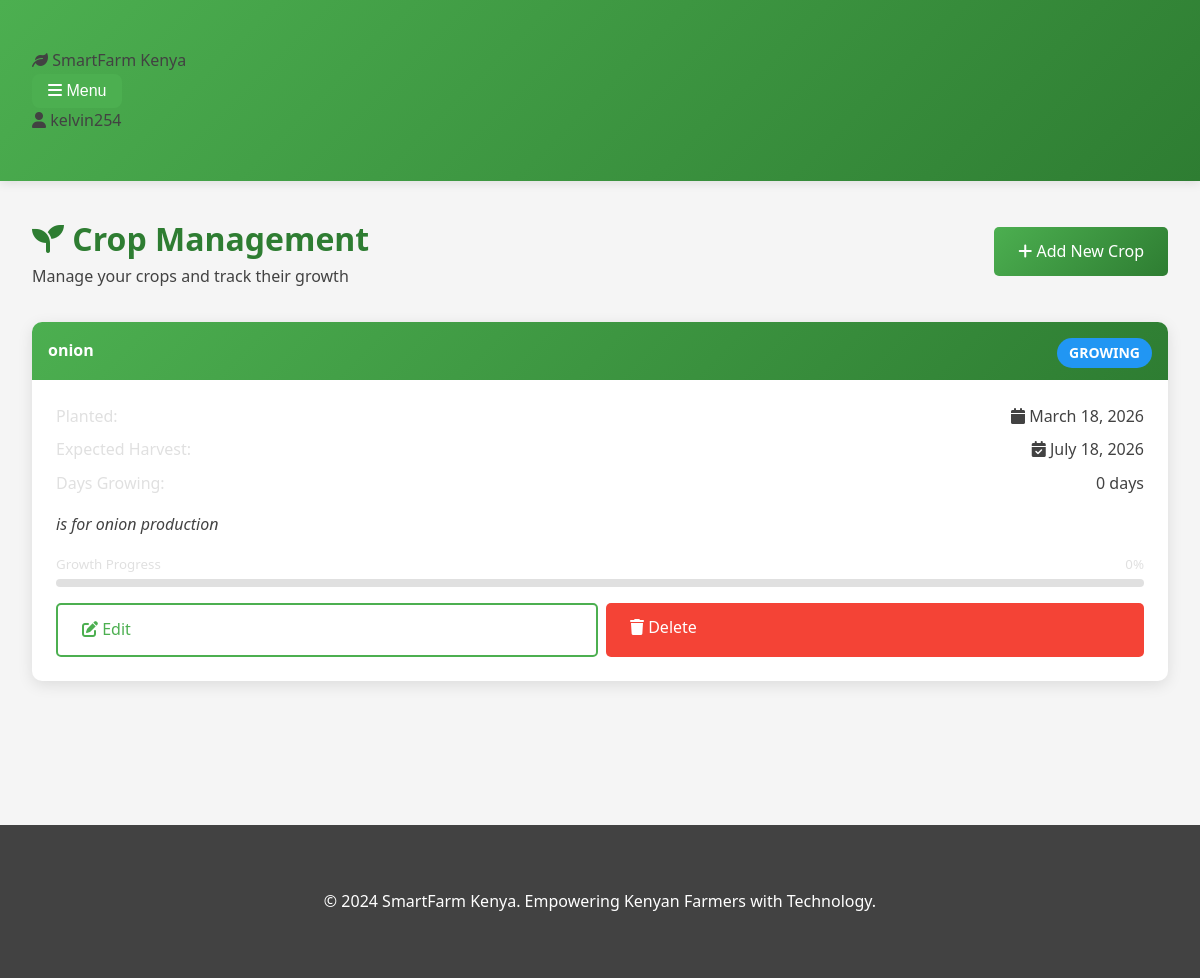
The app's page /crops (signed in) with its own data.
### app.py (models this page shows, shortened)
class User(UserMixin, db.Model):
    id = db.Column(db.Integer, primary_key=True)
    username = db.Column(db.String(80), unique=True, nullable=False)
    email = db.Column(db.String(120), unique=True, nullable=False)
    password_hash = db.Column(db.String(128), nullable=False)
    farm_name = db.Column(db.String(100), nullable=False)
    created_at = db.Column(db.DateTime, default=datetime.utcnow)
    crops = db.relationship('Crop', backref='farmer', lazy=True, cascade='all, delete-orphan')
    livestock = db.relationship('Livestock', backref='farmer', lazy=True, cascade='all, delete-orphan')
    activities = db.relationship('Activity', backref='farmer', lazy=True, cascade='all, delete-orphan')
    images = db.relationship('FarmImage', backref='farmer', lazy=True, cascade='all, delete-orphan')

class Crop(db.Model):
    id = db.Column(db.Integer, primary_key=True)
    name = db.Column(db.String(100), nullable=False)
    planting_date = db.Column(db.Date, nullable=False)
    expected_harvest_date = db.Column(db.Date, nullable=False)
    status = db.Column(db.String(20), default='growing')  # growing, ready, harvested
    notes = db.Column(db.Text)
    user_id = db.Column(db.Integer, db.ForeignKey('user.id'), nullable=False)
    created_at = db.Column(db.DateTime, default=datetime.utcnow)

### app.py (the view)
@app.route('/crops')
@login_required
def crops():
    crop_list = Crop.query.filter_by(user_id=current_user.id).order_by(Crop.created_at.desc()).all()
    return render_template('crops.html', crops=crop_list, now=datetime.now)

### app.py (called while the page is built)
@login_manager.user_loader
def load_user(user_id):
    return User.query.get(int(user_id))

### templates/crops.html (shortened to what this page needs)
{% extends "base.html" %}
{% block content %}
<div class="container">
    <div style="display: flex; justify-content: space-between; align-items: center; margin-bottom: 2rem; flex-wrap: wrap;">
        <div>
            <h1 style="color: var(--dark-green);">
                <i class="fas fa-seedling"></i> Crop Management
            </h1>
            <p style="color: var(--dark-gray);">Manage your crops and track their growth</p>
        </div>
        <a href="{{ url_for('add_crop') }}" class="btn btn-primary">
            <i class="fas fa-plus"></i> Add New Crop
        </a>
    </div>
    {% if crops %}
        <div class="stats-grid">
            {% for crop in crops %}
            <div class="card">
                <div class="card-header">
                    {{ crop.name }}
                    <span class="badge badge-{{ 'success' if crop.status == 'harvested' else 'warning' if crop.status == 'ready' else 'info' }}" style="float: right;">
                        {{ crop.status.title() }}
                    </span>
                </div>
                <div class="card-body">
                    <div style="margin-bottom: 1rem;">
                        <div style="display: flex; justify-content: space-between; margin-bottom: 0.5rem;">
                            <span style="color: var(--medium-gray);">Planted:</span>
                            <span><i class="fas fa-calendar"></i> {{ crop.planting_date.strftime('%B %d, %Y') }}</span>
                        </div>
                        <div style="display: flex; justify-content: space-between; margin-bottom: 0.5rem;">
                            <span style="color: var(--medium-gray);">Expected Harvest:</span>
                            <span><i class="fas fa-calendar-check"></i> {{ crop.expected_harvest_date.strftime('%B %d, %Y') }}</span>
                        </div>
                        <div style="display: flex; justify-content: space-between;">
                            <span style="color: var(--medium-gray);">Days Growing:</span>
                            <span>
                                {% set days = (now().date() - crop.planting_date).days %}
                                {% if days > 0 %}
                                    {{ days }} days
                                {% else %}
                                    0 days
                                {% endif %}
                            </span>
                        </div>
                    </div>
                    {% if crop.notes %}
                    <div style="margin-bottom: 1rem;">
                        <p style="color: var(--dark-gray); font-style: italic;">{{ crop.notes }}</p>
                    </div>
                    {% endif %}
                    <div style="margin-bottom: 1rem;">
                        {% set progress_percent = 0 %}
                        {% if crop.status == 'harvested' %}
                            {% set progress_percent = 100 %}
                        {% else %}
                            {% set total_days = (crop.expected_harvest_date - crop.planting_date).days %}
                            {% set days_grown = (now().date() - crop.planting_date).days %}
                            {% if total_days > 0 %}
                                {% set progress = (days_grown / total_days * 100) %}
                                {% if progress > 100 %}
                                    {% set progress_percent = 100 %}
                                {% else %}
                                    {% set progress_percent = progress %}
                                {% endif %}
                            {% endif %}
                        {% endif %}
                        <div style="display: flex; justify-content: space-between; margin-bottom: 0.25rem;">
                            <small style="color: var(--medium-gray);">Growth Progress</small>
                            <small style="color: var(--medium-gray);">{{ progress_percent|int }}%</small>
                        </div>
                        <div style="background: var(--medium-gray); height: 8px; border-radius: 4px; overflow: hidden;">
                        </div>
                    </div>
                    <div style="display: flex; gap: 0.5rem; flex-wrap: wrap;">
                        <a href="{{ url_for('edit_crop', id=crop.id) }}" class="btn btn-outline-primary" style="flex: 1;">
                            <i class="fas fa-edit"></i> Edit
                        </a>
                        <a href="{{ url_for('delete_crop', id=crop.id) }}" class="btn btn-danger" style="flex: 1;"
                           onclick="return confirm('Are you sure you want to delete this crop?')">
                            <i class="fas fa-trash"></i> Delete
                        </a>
                    </div>
                </div>
            </div>
            {% endfor %}
        </div>
    {% endif %}
</div>
{% endblock %}

### templates/base.html (shortened to what this page needs)
<!DOCTYPE html>
<html lang="en">
<head>
    <link rel="stylesheet" href="{{ url_for('static', filename='css/style.css') }}">
    <link rel="stylesheet" href="https://cdnjs.cloudflare.com/ajax/libs/font-awesome/6.0.0/css/all.min.css">
</head>
<body>
    <nav class="navbar">
        <div class="container">
            <div class="d-flex justify-content-between align-items-center">
                <div class="d-flex align-items-center">
                    <div class="logo">
                        <i class="fas fa-leaf"></i> SmartFarm Kenya
                    </div>
                    {% if current_user.is_authenticated %}
                    <div class="nav-dropdown ms-4">
                        <button class="nav-dropdown-btn" onclick="toggleDropdown()">
                            <i class="fas fa-bars"></i> Menu
                        </button>
                    </div>
                    {% endif %}
                </div>
                <div class="user-info">
                    {% if current_user.is_authenticated %}
                        <span class="user-name">
                            <i class="fas fa-user"></i> {{ current_user.username }}
                        </span>
                    {% endif %}
                </div>
            </div>
        </div>
    </nav>
    <main>
        {% block content %}{% endblock %}
    </main>
    <footer>
        <div class="container">
            <p>&copy; 2024 SmartFarm Kenya. Empowering Kenyan Farmers with Technology.</p>
        </div>
    </footer>
</body>
</html>

### static/css/style.css (style rules this page uses)
:root { --primary-green: #4CAF50; --dark-green: #2E7D32; --light-green: #81C784; --accent-green: #66BB6A; --white: #FFFFFF; --light-gray: #F5F5F5; --medium-gray: #E0E0E0; --dark-gray: #424242; --success: #4CAF50; --warning: #FF9800; --danger: #F44336; --info: #2196F3; }
* { margin: 0; padding: 0; box-sizing: border-box; }
body { font-family: 'Segoe UI', Tahoma, Geneva, Verdana, sans-serif; background-color: var(--light-gray); color: var(--dark-gray); line-height: 1.6; }
.nav-dropdown { position: relative; display: inline-block; }
.nav-dropdown-btn { background: linear-gradient(135deg, var(--primary-green), var(--success)); color: white; border: none; padding: 0.5rem 1rem; border-radius: 8px; cursor: pointer; font-size: 1rem; transition: all 0.3s ease; }
.navbar { background: linear-gradient(135deg, var(--primary-green), var(--dark-green)); padding: 1rem 0; box-shadow: 0 2px 10px rgba(0,0,0,0.1); }
.container { max-width: 1200px; margin: 0 auto; padding: 2rem; }
.card { background: var(--white); border-radius: 10px; box-shadow: 0 4px 15px rgba(0,0,0,0.1); margin-bottom: 2rem; overflow: hidden; transition: transform 0.3s, box-shadow 0.3s; }
.card-header { background: linear-gradient(135deg, var(--primary-green), var(--dark-green)); color: var(--white); padding: 1rem; font-weight: bold; }
.card-body { padding: 1.5rem; }
.btn { padding: 0.75rem 1.5rem; border: none; border-radius: 5px; cursor: pointer; text-decoration: none; display: inline-block; transition: all 0.3s; font-weight: 500; }
.btn-primary { background: linear-gradient(135deg, var(--primary-green), var(--dark-green)); color: var(--white); }
.btn-danger { background: var(--danger); color: var(--white); }
.btn-outline-primary { border: 2px solid var(--primary-green); color: var(--primary-green); background: transparent; }
.stats-grid { display: grid; grid-template-columns: repeat(auto-fit, minmax(250px, 1fr)); gap: 2rem; margin-bottom: 2rem; }
footer { background: var(--dark-gray); color: var(--white); text-align: center; padding: 2rem 0; margin-top: 3rem; }
.badge { display: inline-block; padding: 0.25rem 0.75rem; font-size: 0.875rem; font-weight: 600; border-radius: 20px; text-transform: uppercase; }
.badge-info { background: var(--info); color: var(--white); }

### records on screen
User: username "kelvin254"
Crop: name "onion", status "GROWING", planting_date "March 18, 2026", expected_harvest_date "July 18, 2026", notes "is for onion production", progress_percent "0"
